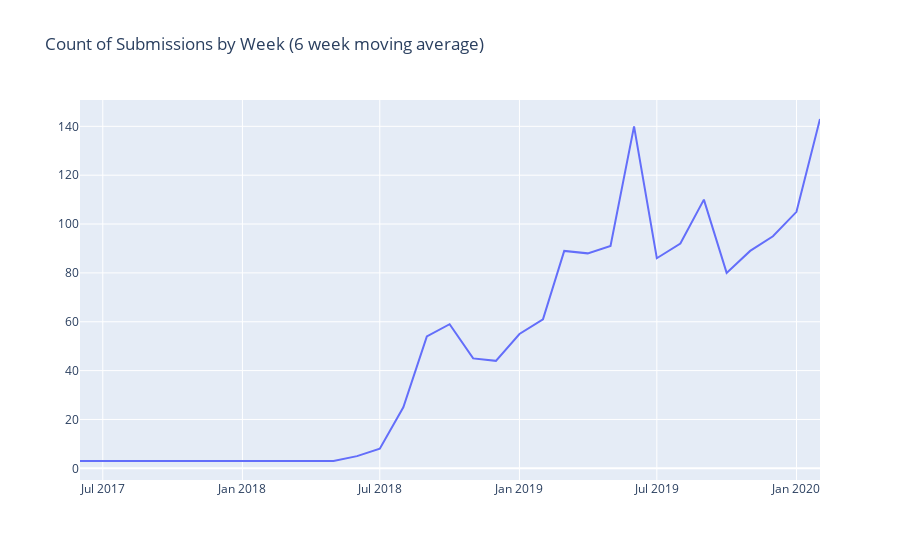

The cell this chart's notebook holds for it:
### Code cell
fig = go.Figure()

fig.add_trace(go.Scatter(x=recent['SubmitMonth'],
                         y=recent['Unique Titles'],
                         mode='lines',
                         name='Submission Count'))
fig.update_layout(title='Count of Submissions by Week (6 week moving average)')

#add 10 days to the end of the x axis
#fig['layout']['xaxis'].update(range=[min(df_time['Date']),max(df_time['Date']) + timedelta(days=10)])

fig.show()

### Figure 1 — Plotly figure (JSON) as saved in the notebook; plotly's stock layout.template omitted (floating-point values rounded to 4 significant figures)
{"data": [{"mode": "lines", "name": "Submission Count", "type": "scatter", "x": ["2017-06-01T00:00:00", "2017-07-01T00:00:00", "2017-08-01T00:00:00", "2017-09-01T00:00:00", "2017-10-01T00:00:00", "2017-11-01T00:00:00", "2017-12-01T00:00:00", "2018-01-01T00:00:00", "2018-02-01T00:00:00", "2018-03-01T00:00:00", "2018-04-01T00:00:00", "2018-05-01T00:00:00", "2018-06-01T00:00:00", "2018-07-01T00:00:00", "2018-08-01T00:00:00", "2018-09-01T00:00:00", "2018-10-01T00:00:00", "2018-11-01T00:00:00", "2018-12-01T00:00:00", "2019-01-01T00:00:00", "2019-02-01T00:00:00", "2019-03-01T00:00:00", "2019-04-01T00:00:00", "2019-05-01T00:00:00", "2019-06-01T00:00:00", "2019-07-01T00:00:00", "2019-08-01T00:00:00", "2019-09-01T00:00:00", "2019-10-01T00:00:00", "2019-11-01T00:00:00", "2019-12-01T00:00:00", "2020-01-01T00:00:00", "2020-02-01T00:00:00"], "y": [3, 3, 3, 3, 3, 3, 3, 3, 3, 3, 3, 3, 5, 8, 25, 54, 59, 45, 44, 55, 61, 89, 88, 91, 140, 86, 92, 110, 80, 89, 95, 105, 143]}], "layout": {"title": {"text": "Count of Submissions by Week (6 week moving average)"}}}
